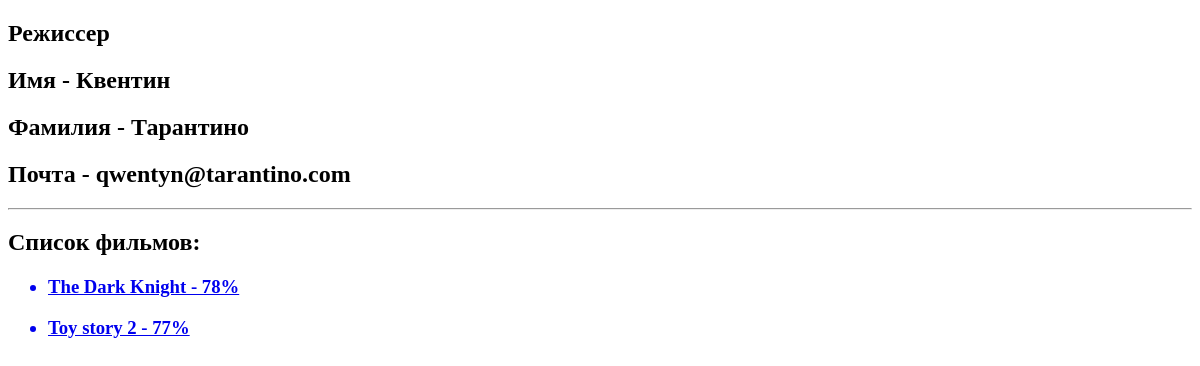
The page /directors/kventintarantino on the database as committed earlier.
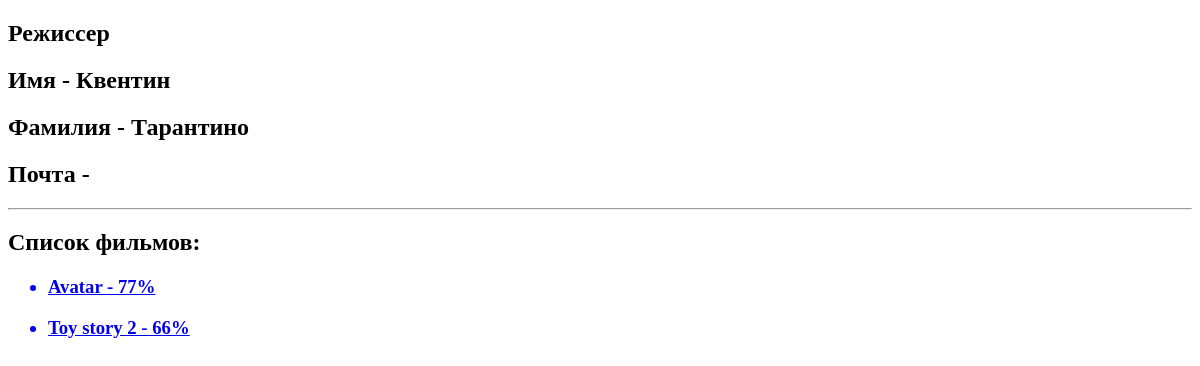
The same page on the database as committed later.
### movie_app/models.py (models this page shows, shortened)
class Director(models.Model):
    first_name = models.CharField(max_length=100)
    last_name = models.CharField(max_length=100)
    director_email = models.EmailField(blank=True)
    slug = models.SlugField(default='', null=False, db_index=True, blank=True)
    def __str__(self):
        return f'{self.first_name} {self.last_name}'

class Movie(models.Model):
    RUB = 'RUB'
    USD = 'USD'
    EUR = 'EUR'
    NOW_YEAR = datetime.date.today().year
    CURRENCY_CHOICES = [
        (EUR, 'Euro'),
        (USD, 'Dollar'),
        (RUB, 'Rubles'),
    ]
    currency = models.CharField(max_length=3, choices=CURRENCY_CHOICES, default=RUB)
    name = models.CharField(max_length=40)
    rating = models.IntegerField(
        validators=[MinValueValidator(1), MaxValueValidator(100)])  # от скольки до скольки принимать значения
    year = models.IntegerField(null=True, blank=True,  # бланк отвечает за возможность сохранить пустое поле
                               validators=[MinValueValidator(1950), MaxValueValidator(NOW_YEAR)],
                               default=2022)
    budget = models.IntegerField(validators=[MinValueValidator(1)])
    slug = models.SlugField(default='', null=False, db_index=True)
    director = models.ForeignKey(Director, on_delete=models.PROTECT,
                                 null=True)  # связь с таблицей Director (один ко многим)
    actors = models.ManyToManyField(Actor)
    def __str__(self):
        return f'{self.name} - {self.rating}%'
    def get_url(self):
        return reverse('movie-detail', args=[self.slug, ])

### movie_app/views.py (the view)
# urls.py: path('directors/<slug:slug_director>', views.show_one_director, name='directors-detail'),
def show_one_director(request, slug_director: str):
    director = get_object_or_404(Director, slug=slug_director)
    return render(request, 'movie_app/one_director.html', {
        'director': director,
    })

### movie_app/templates/movie_app/one_director.html (shortened to what this page needs)
{% extends 'movie_app/base.html' %}
{% block content %}
    <h2>Режиссер</h2>
    <h2>Имя - {{ director.first_name }}</h2>
    <h2>Фамилия - {{ director.last_name }}</h2>
    <h2>Почта - {{ director.director_email }}</h2>
    <hr>
    <h2>Список фильмов:</h2>
    <ul>
        {% for movie in director.movie_set.all %}
            <h3>
                <a href="{{ movie.get_url }}">
                    <li>{{ movie }}</li>
                </a>
            </h3>
        {% endfor %}
    </ul>
{% endblock %}

### movie_app/templates/movie_app/base.html (shortened to what this page needs)
<!DOCTYPE html>
<html lang="en">
<head>
</head>
<body>
{% block content %} {% endblock %}
</body>
</html>

Rows that differ between the two databases and show on the page:
removed Movie: name+rating "The Dark Knight - 78%"
removed Movie: name+rating "Toy story 2 - 77%"
changed Director "Квентин": director_email "qwentyn@tarantino.com" → (not shown)
now on this page (row edited): Movie: name+rating "Avatar - 77%"
now on this page (row edited): Movie: name+rating "Toy story 2 - 66%"
